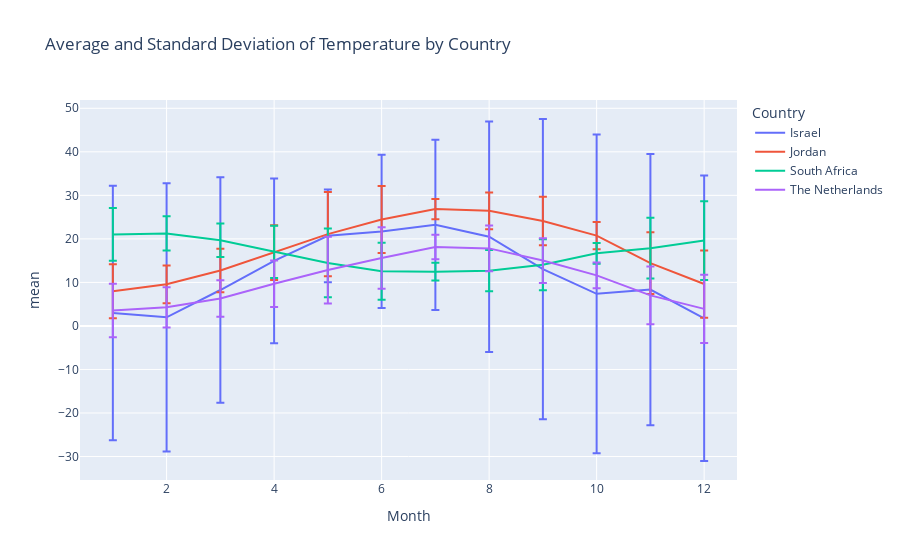

Notebook code for this chart:
### Code cell
country_month_data = data.groupby(["Country", "Month"]).agg([np.mean, np.std]).Temp.reset_index()
    px.line(country_month_data, x='Month', y='mean', color='Country', error_y='std',
            title="Average and Standard Deviation of Temperature by Country",
            labels={"x": "111", "y": "111"}).show()

### Figure 1 — Plotly figure (JSON) as saved in the notebook; plotly's stock layout.template omitted (floating-point values rounded to 4 significant figures)
{"data": [{"error_y": {"array": [29.24, 30.81, 25.91, 18.92, 10.64, 17.61, 19.56, 26.49, 34.5, 36.63, 31.15, 32.78]}, "hovertemplate": "Country=Israel<br>Month=%{x}<br>mean=%{y}<extra></extra>", "legendgroup": "Israel", "line": {"color": "#636efa", "dash": "solid"}, "marker": {"symbol": "circle"}, "mode": "lines", "name": "Israel", "orientation": "v", "showlegend": true, "type": "scatter", "x": [1, 2, 3, 4, 5, 6, 7, 8, 9, 10, 11, 12], "xaxis": "x", "y": [2.967, 1.975, 8.252, 14.93, 20.7, 21.7, 23.22, 20.49, 13.04, 7.374, 8.342, 1.753], "yaxis": "y"}, {"error_y": {"array": [6.216, 4.339, 4.973, 6.284, 9.692, 7.695, 2.336, 4.208, 5.589, 3.126, 7.104, 7.714]}, "hovertemplate": "Country=Jordan<br>Month=%{x}<br>mean=%{y}<extra></extra>", "legendgroup": "Jordan", "line": {"color": "#EF553B", "dash": "solid"}, "marker": {"symbol": "circle"}, "mode": "lines", "name": "Jordan", "orientation": "v", "showlegend": true, "type": "scatter", "x": [1, 2, 3, 4, 5, 6, 7, 8, 9, 10, 11, 12], "xaxis": "x", "y": [7.972, 9.571, 12.73, 16.83, 21.1, 24.46, 26.84, 26.44, 24.1, 20.75, 14.42, 9.622], "yaxis": "y"}, {"error_y": {"array": [6.054, 3.938, 3.862, 6.024, 7.9, 6.542, 2.025, 4.727, 5.868, 2.393, 6.979, 9.049]}, "hovertemplate": "Country=South Africa<br>Month=%{x}<br>mean=%{y}<extra></extra>", "legendgroup": "South Africa", "line": {"color": "#00cc96", "dash": "solid"}, "marker": {"symbol": "circle"}, "mode": "lines", "name": "South Africa", "orientation": "v", "showlegend": true, "type": "scatter", "x": [1, 2, 3, 4, 5, 6, 7, 8, 9, 10, 11, 12], "xaxis": "x", "y": [21.02, 21.26, 19.7, 17.02, 14.46, 12.55, 12.48, 12.71, 14.05, 16.69, 17.86, 19.62], "yaxis": "y"}, {"error_y": {"array": [6.135, 4.618, 4.19, 5.331, 7.657, 7.068, 2.816, 5.239, 5.148, 2.97, 6.655, 7.858]}, "hovertemplate": "Country=The Netherlands<br>Month=%{x}<br>mean=%{y}<extra></extra>", "legendgroup": "The Netherlands", "line": {"color": "#ab63fa", "dash": "solid"}, "marker": {"symbol": "circle"}, "mode": "lines", "name": "The Netherlands", "orientation": "v", "showlegend": true, "type": "scatter", "x": [1, 2, 3, 4, 5, 6, 7, 8, 9, 10, 11, 12], "xaxis": "x", "y": [3.535, 4.273, 6.317, 9.687, 12.83, 15.6, 18.12, 17.82, 15.02, 11.61, 7.026, 3.918], "yaxis": "y"}], "layout": {"legend": {"title": {"text": "Country"}, "tracegroupgap": 0}, "title": {"text": "Average and Standard Deviation of Temperature by Country"}, "xaxis": {"anchor": "y", "domain": [0, 1], "title": {"text": "Month"}}, "yaxis": {"anchor": "x", "domain": [0, 1], "title": {"text": "mean"}}}}
